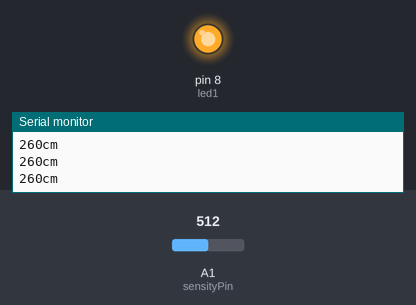
The sketch below on a simulated Arduino Uno, built with avr-gcc and run on an emulated ATmega328P. On the bench: output pins drawn as LEDs (lit = HIGH), the last lines printed to the serial monitor. The inputs (shaded band) are chosen by the test bench; at power-on: A1 (sensityPin) = 512.

Above: at 1.3 s.
1.4 s: A1 (sensityPin) set to 11
2.9 s: A1 (sensityPin) set to 8
At 3.8 s:
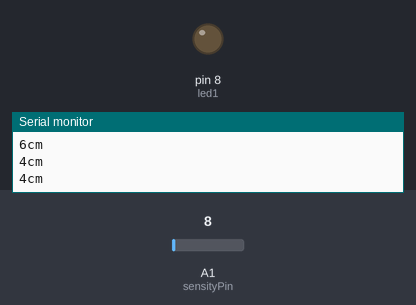
4.5 s: A1 (sensityPin) set to 122
At 4.9 s:
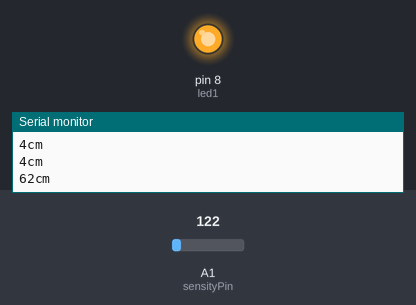
6.0 s: A1 (sensityPin) set to 0
At 7.3 s:
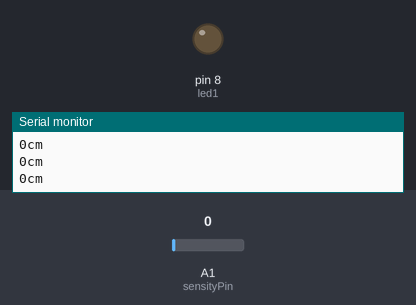
Timing chart, 0 to 8.5 s (numbered marks = the images above; inputs shaded):
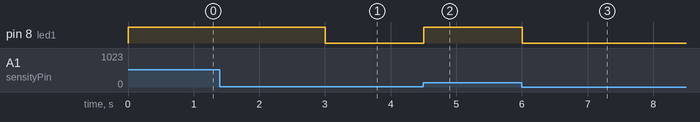

Measured:
- the behaviour switches between 10 and 9 on A1 (sensityPin) (found by bisection; images 0 and 1)
- after the input at 2.9 s, pin 8 (led1): HIGH → LOW after 0.10 s
- after the input at 4.5 s, pin 8 (led1): LOW → HIGH at once
- after the input at 6.0 s, pin 8 (led1): HIGH → LOW at once

The sketch:

blockSense.ino
```cpp
#define MAX_RANG (520)//the max measurement value of the module is 520cm(a little bit longer
#define ADC_SOLUTION (1023.0)//ADC accuracy of Arduino UNO is 10bit
int sensityPin = A1; // select the input pin
int led1 = 8;
float initDistance = 20;
float distanceToGrab = 15;
float distanceChange;
void setup() {
 // Serial init
 Serial.begin(9600);
 pinMode(led1,OUTPUT);
}
float dist_t, sensity_t;
void loop() {
sensity_t = analogRead(sensityPin);
dist_t = sensity_t * MAX_RANG / ADC_SOLUTION;//
distanceChange = initDistance - dist_t;
if (distanceChange <= distanceToGrab){
  digitalWrite(led1,HIGH);
}
else{
  digitalWrite(led1,LOW);
}

Serial.print(dist_t,0);
Serial.println("cm");
delay(500);
}
```
